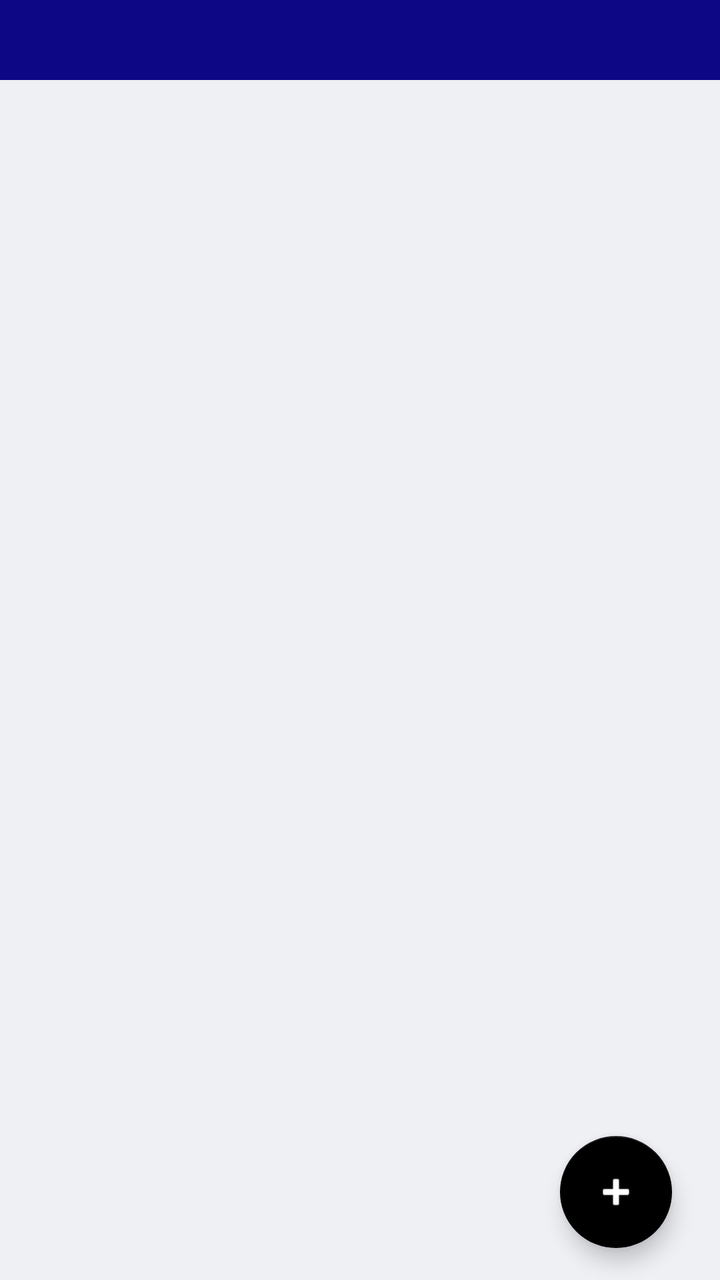
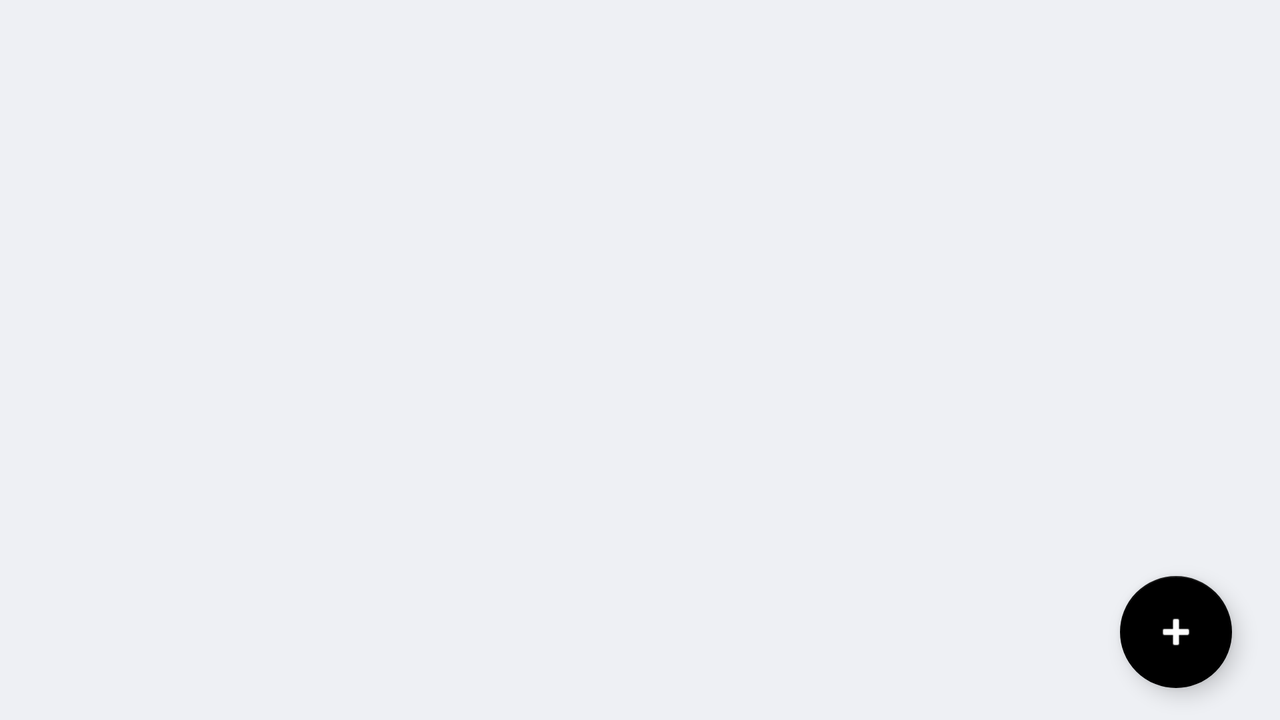

Two renders of one Android screen. The first uses the default layout on a phone; the second uses the alternative layout the repository ships for a different screen configuration, on a matching device. The two XML files are below.
<!-- AndroidManifest.xml: application theme AppTheme -->
<!-- res/layout/day_layout.xml -->
<?xml version="1.0" encoding="utf-8"?>
<android.support.design.widget.CoordinatorLayout xmlns:android="http://schemas.android.com/apk/res/android"
    xmlns:app="http://schemas.android.com/apk/res-auto"
    android:layout_width="match_parent"
    android:layout_height="match_parent"
    android:background="@color/colorBackground">


    <LinearLayout
        android:layout_width="match_parent"
        android:layout_height="match_parent"
        android:orientation="vertical">

        <TextView
            android:id="@+id/dayHeadline"
            android:layout_width="match_parent"
            android:layout_height="40dp"
            android:background="@color/colorPrimary"
            android:textColor="@color/headlineTextColor"
            android:gravity="center"
            android:textStyle="bold"
            android:textSize="18sp" />

        <android.support.v7.widget.RecyclerView
            android:id = "@+id/eventsRecyclerView"
            android:layout_width="match_parent"
            android:layout_height="wrap_content"
            android:scrollbars="vertical" />

    </LinearLayout>


    <android.support.design.widget.FloatingActionButton
        android:id="@+id/fabulousFab"
        android:layout_width="wrap_content"
        android:layout_height="wrap_content"
        android:layout_gravity="end|bottom"
        android:layout_marginBottom="16dp"
        android:layout_marginEnd="24dp"
        android:src="@android:drawable/ic_input_add"
        android:tint="@android:color/background_light"
        app:backgroundTint="@android:color/background_dark"
        app:layout_anchorGravity="bottom|end" />

</android.support.design.widget.CoordinatorLayout>
<!-- resources referenced by this layout -->
<resources>
  <color name="colorBackground">#5bd8dde7</color>
  <color name="colorPrimary">#0d0685</color>
  <color name="headlineTextColor">#d7ffffff</color>
  <style name="AppTheme" parent="Theme.AppCompat.Light.DarkActionBar">
          <item name="colorPrimary">@color/colorPrimary</item>
          <item name="colorPrimaryDark">@color/colorPrimaryDark</item>
          <item name="colorAccent">@color/colorAccent</item>
      </style>
  <color name="colorPrimaryDark">#cd0e0e33</color>
  <color name="colorAccent">#e44a587a</color>
</resources>
<!-- res/layout-land/day_layout.xml (the repository's variant of the layout above) -->
<!-- drawn on the phone turned sideways -->
<?xml version="1.0" encoding="utf-8"?>
<android.support.design.widget.CoordinatorLayout xmlns:android="http://schemas.android.com/apk/res/android"
    xmlns:app="http://schemas.android.com/apk/res-auto"
    android:layout_width="match_parent"
    android:layout_height="match_parent"
    android:background="@color/colorBackground">

    <LinearLayout
        android:layout_width="match_parent"
        android:layout_height="match_parent"
        android:orientation="vertical"
        android:gravity="center_horizontal" >

        <android.support.v7.widget.RecyclerView
            android:id="@+id/eventsRecyclerView"
            android:layout_width="match_parent"
            android:layout_height="wrap_content"
            android:layout_marginBottom="12dp"
            android:layout_marginEnd="12dp"
            android:layout_marginStart="12dp"
            android:paddingTop="12dp"
            android:scrollbars="vertical" />

    </LinearLayout>


    <android.support.design.widget.FloatingActionButton
        android:id="@+id/fabulousFab"
        android:layout_width="wrap_content"
        android:layout_height="wrap_content"
        android:layout_gravity="end|bottom"
        android:layout_marginBottom="16dp"
        android:layout_marginEnd="24dp"
        android:src="@android:drawable/ic_input_add"
        android:tint="@android:color/background_light"
        app:backgroundTint="@android:color/background_dark"
        app:layout_anchorGravity="bottom|end" />

</android.support.design.widget.CoordinatorLayout>
<!-- resources referenced by the variant -->
<!-- as the phone turned sideways resolves them -->
<resources>
  <color name="colorBackground">#5bd8dde7</color>
  <style name="AppTheme" parent="Theme.AppCompat.Light.DarkActionBar">
          <item name="colorPrimary">@color/colorPrimary</item>
          <item name="colorPrimaryDark">@color/colorPrimaryDark</item>
          <item name="colorAccent">@color/colorAccent</item>
      </style>
  <color name="colorPrimary">#0d0685</color>
  <color name="colorPrimaryDark">#cd0e0e33</color>
  <color name="colorAccent">#e44a587a</color>
</resources>
